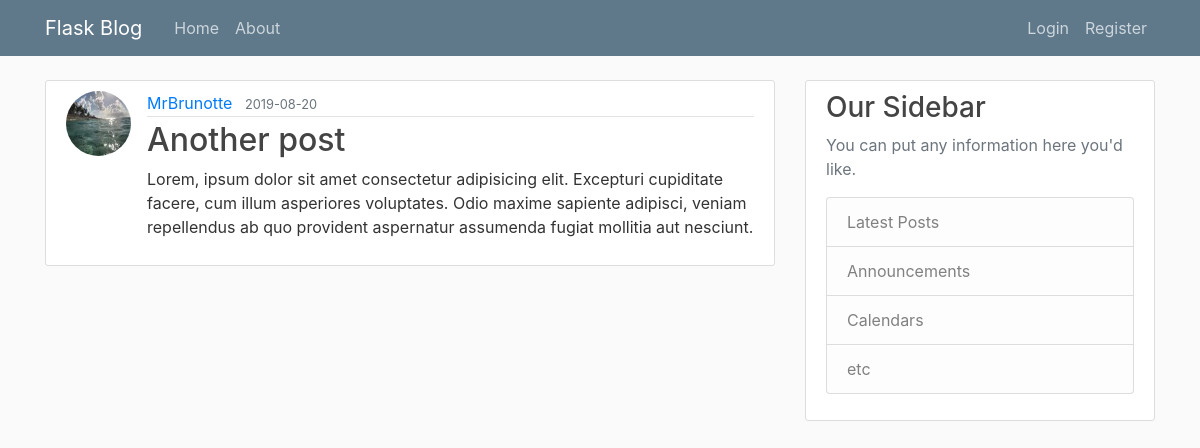
Before: /post/4 with the older database file.
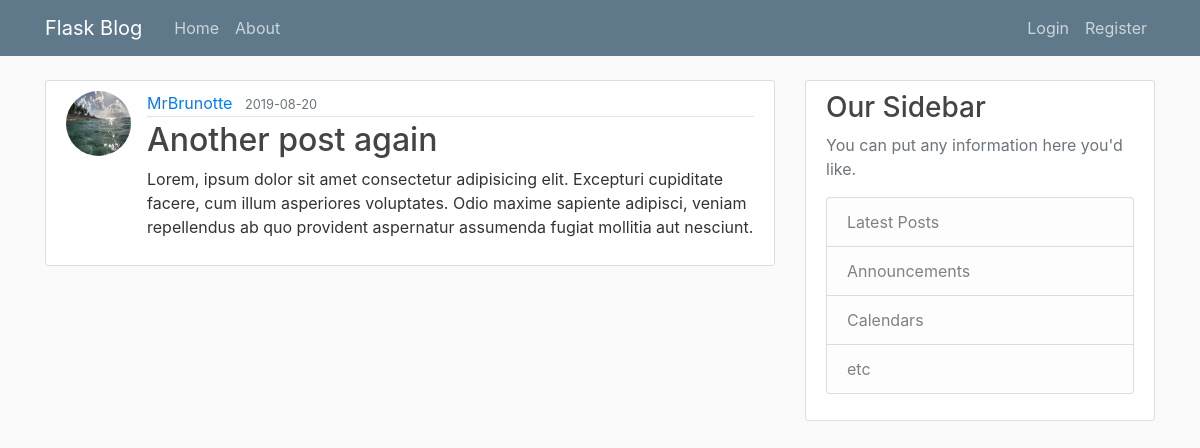
After: the same page with the newer database file.
### flaskblog/models.py (models this page shows, shortened)
class Post(db.Model):
    id = db.Column(db.Integer, primary_key=True)
    title = db.Column(db.String(100), nullable=False)
    date_posted = db.Column(db.DateTime, nullable=False,
                            default=datetime.utcnow)
    content = db.Column(db.Text, nullable=False)
    user_id = db.Column(db.Integer, db.ForeignKey('user.id'), nullable=False)

### flaskblog/posts/routes.py (the view)
@posts.route("/post/<int:post_id>")
def post(post_id):
    post = Post.query.get_or_404(post_id)
    return render_template('post.html', title=post.title, post=post)

### flaskblog/templates/post.html (shortened to what this page needs)
{% extends "layout.html" %}
{% block content %}
<article class="media content-section">
    <img class="rounded-circle article-img"
        src="{{ url_for('static', filename='profile_pics/' + post.author.image_file) }}" alt="">
    <div class="media-body">
        <div class="article-metadata">
            <a class="mr-2" href="{{ url_for('users.user_posts', username=post.author.username) }}">{{ post.author.username }}</a>
            <small class="text-muted">{{ post.date_posted.strftime('%Y-%m-%d') }}</small>
        </div>
        <h2 class="article-title">{{ post.title }}</h2>
        <p class="article-content">{{ post.content }}</p>
    </div>
</article>
{% endblock content %}

Changed rows visible on the page:
changed Post: title "Another post" → "Another post again"
